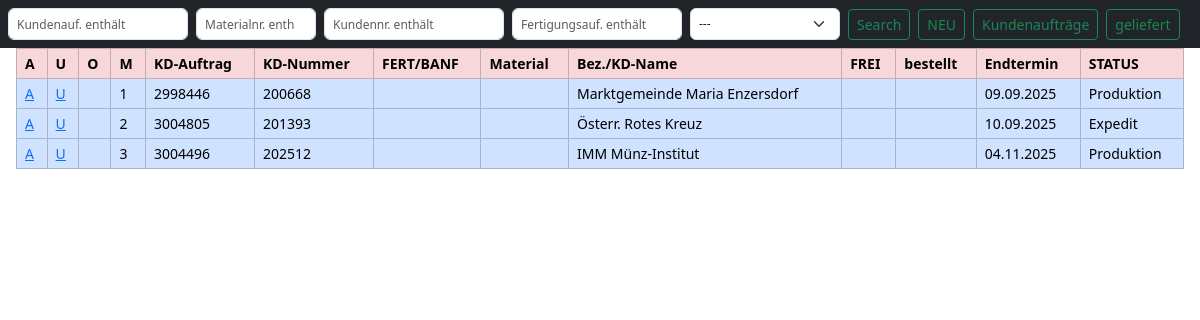
The page /app_auelb/kd_auftragsliste/ on the database as committed earlier.
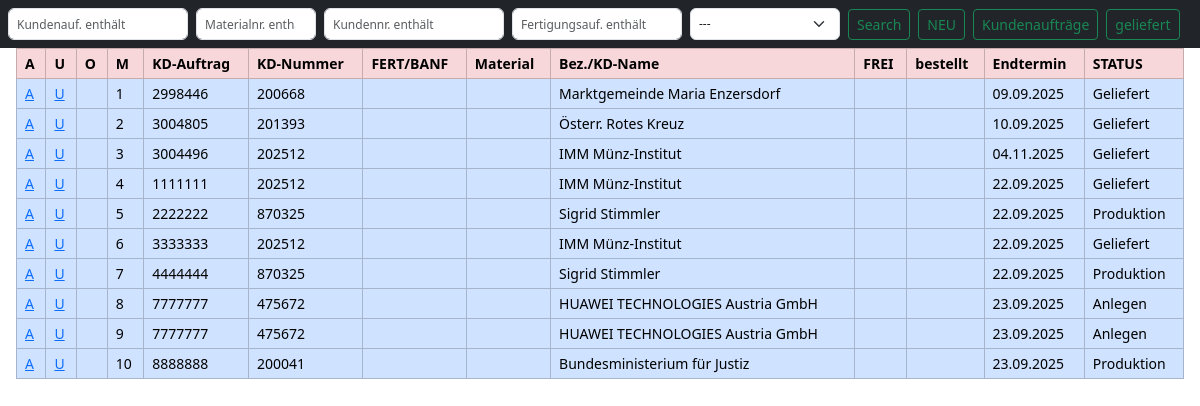
The same page on the database as committed later.
### app_auelb/models.py (models this page shows, shortened)
class Kundenauftrag(models.Model):
    kundenauftrag = models.IntegerField(verbose_name="Kundenauftrag",default='---')
    kundenname = models.ForeignKey(Kunde, on_delete=models.CASCADE,related_name="kdname")
    v_endtermin=models.DateField(default=date.today)
    statuskundenauftrag = models.ForeignKey(StatusKundenauftrag, on_delete=models.CASCADE,related_name="rel_statkd", null=True, blank=True,default="---")
    class Meta:
        db_table='tbl_kundenauftrage'  # db_table: Tabelle in Datenbank wird mit tbl_marke benannt - wegen Kleinschreibung in xampp
        verbose_name = "Kundenauftrag"
        verbose_name_plural = "Kundenaufträge"

class Kunde(models.Model):
    kundennummer = models.IntegerField(verbose_name="Kundennummer")
    kundenname=models.CharField(max_length=50, verbose_name="Kundenname")
    class Meta:
        db_table='tbl_kunde'
        verbose_name = "Kunde"
        verbose_name_plural = "Kunden"

class StatusKundenauftrag(models.Model):
    kd_auswahl = models.CharField(max_length=20,default="---")
    def __str__(self):
        return self.kd_auswahl
    class Meta:
        db_table='tbl_statuskundenauftrage'
        verbose_name = "Status Kundenauftrag"
        verbose_name_plural = "Status Kundenaufträge"

### app_auelb/views.py (the view)
# urls.py: path('kd_auftragsliste/', views.kd_auftragsliste_view, name='kd_auftragsliste'),
def kd_auftragsliste_view(request):
    if 'searchsuche' in request.GET:
        searchsuche = request.GET['searchsuche']
        if 'my_select' in request.GET:
            my_select = request.GET['my_select']
            theirdata = Kundenauftrag.objects.filter(statuskundenauftrag = my_select).filter(kundenauftrag__icontains = searchsuche)
            if my_select == "1":  #5 ist die id vom Status Modell
                theirdata = Kundenauftrag.objects.filter(kundenauftrag__icontains = searchsuche)
    else:
        theirdata = Kundenauftrag.objects.all()
    mydata = Komponente.objects.all()
    yourdata = Produkt.objects.all()
    data=StatusKundenauftrag.objects.all()
    template = loader.get_template('app_auelb/auftrag_kd_auftragsliste.html')
    context = {
        'meine_daten': mydata,
        'deine_daten': yourdata,
        'ihre_daten': theirdata,
        'data' : data,
    }
    result = template.render(context, request)
    return HttpResponse(result)

### app_auelb/templates/app_auelb/auftrag_kd_auftragsliste.html (shortened to what this page needs)
{% extends "base.html" %}
{% load static %}
{% load crispy_forms_tags %}
{% load django_bootstrap5 %}
{% block header %}
<nav class="navbar navbar-expand-sm bg-dark navbar-dark fixed-top w-100">
    <div class="container-fluid px-2 d-flex align-items-center">
        <form method="get" class="d-flex w-100 align-items-center">
            <input name="searchsuche" class="form-control me-2" type="search" placeholder="Kundenauf. enthält" style="width: 180px;">
            <input name="materialsuche" class="form-control me-2" type="search" placeholder="Materialnr. enthält" style="width: 120px;">
            <input name="kundennummer" class="form-control me-2" type="search" placeholder="Kundennr. enthält" style="width: 180px;">
            <input name="fertigungsauftrag" class="form-control me-2" type="search" placeholder="Fertigungsauf. enthält" style="width: 170px;">
            <select class="form-select me-2" name="my_select" style="width: 150px;">
                {% for item in data %}
                    <option value="{{ item.id }}">{{ item.kd_auswahl }}</option>
                {% endfor %}
            </select>
            <button type="submit" class="btn btn-outline-success btn-sm me-2">Search</button>
            <a href="{% url 'create_kundenauftrag' %}" class="btn btn-outline-success btn-sm me-2">NEU</a>
            <a href="{% url 'kd_auftragsliste' %}" class="btn btn-outline-success btn-sm me-2">Kundenaufträge</a>
            <a href="{% url 'auftragsliste_geliefert' %}" class="btn btn-outline-success btn-sm me-2">geliefert</a>
        </form>
    </div>
</nav>
{% endblock %}
{% block content %}
<div class="table-responsive px-2">
    <table class="table table-bordered table-sm align-middle text-nowrap fs-7 m-0 w-100 m-0">
        <thead class="thead-dark sticky-top">
            <tr class="table-danger">
                <th>A</th>
                <th>U</th>
                <th>O</th>
                <th>M</th>
                <th>KD-Auftrag</th>
                <th>KD-Nummer</th>
                <th>FERT/BANF</th>
                <th>Material</th>
                <th>Bez./KD-Name</th>
                <th>FREI</th>
                <th>bestellt</th>
                <th>Endtermin</th>
                <th>STATUS</th>
            </tr>
        </thead>
                <tbody >
                    {% for z in ihre_daten.all %}
                    <tr class="table-primary py-1">
                        <td><a href="{% url 'kundenauftrag_bearbeiten' z.pk %}">A</a></td>
                        <td><a href="{% url 'kundenauftrag_update' z.pk %}">U</a></td>
                        <td></td>
                        <td>{{ z.id }}</td>
                        <td>{{ z.kundenauftrag }}</td>
                        <td>{{ z.kundenname.kundennummer }}</td>
                        <td></td>
                        <td></td>
                        <td>{% if z.kundenname %}{{ z.kundenname.kundenname }}{% endif %}</td>
                        <td></td>
                        <td></td>
                        <td>{{ z.v_endtermin|date:"d.m.Y" }}</td>
                        <td>{{ z.statuskundenauftrag }}</td>
                    </tr>
                    {% endfor %}
                </tbody>
            </table>
        </div>
{% endblock %}

### app_auelb/templates/base.html (shortened to what this page needs)
<!DOCTYPE html>
<html>
<head>
    {% load static %}
    {% load django_bootstrap5 %}
    {% load crispy_forms_tags %}
    {% bootstrap_css %}
    <link rel="stylesheet" type="text/css" href="{% static 'styles.css' %}">
    <link href="{% static 'django_select2/django_select2.css' %}" rel="stylesheet">
</head>
<body>
    <header>
        {% block header %}{% endblock %}
    </header>
    <main class="mt-0 px-2">
        {% block content %}{% endblock %}
    </main>
</body>
</html>

### app_auelb/static/styles.css (style rules this page uses)
body { margin: 0; padding-top: 48px; }
header, main { margin: 0; padding: 0; }
input { border: none; }
.table-sm td, .table-sm th { padding: 0.25rem 0.5rem; font-size: 0.875rem; }
.fs-7 { font-size: 0.75rem; }
.table-responsive { width: 100%; overflow-x: auto; }
.navbar .form-control, .navbar .form-select { height: 32px; font-size: 0.75rem; padding: 0.25rem 0.5rem; }
select.form-select { font-size: 0,75rem; color: #212529; }

Rows that differ between the two databases and show on the page:
changed Kundenauftrag "Marktgemeinde Maria Enzersdorf": statuskundenauftrag "Produktion" → "Geliefert"
changed Kundenauftrag "Österr. Rotes Kreuz": statuskundenauftrag "Expedit" → "Geliefert"
changed Kundenauftrag id 3: statuskundenauftrag "Produktion" → "Geliefert"
added Kundenauftrag: id "4", kundenauftrag "1111111", kundenname.kundennummer "202512", kundenname.kundenname "IMM Münz-Institut", v_endtermin "22.09.2025", statuskundenauftrag "Geliefert"
added Kundenauftrag: id "5", kundenauftrag "2222222", kundenname.kundennummer "870325", kundenname.kundenname "Sigrid Stimmler", v_endtermin "22.09.2025", statuskundenauftrag "Produktion"
added Kundenauftrag: id "6", kundenauftrag "3333333", kundenname.kundennummer "202512", kundenname.kundenname "IMM Münz-Institut", v_endtermin "22.09.2025", statuskundenauftrag "Geliefert"
added Kundenauftrag: id "7", kundenauftrag "4444444", kundenname.kundennummer "870325", kundenname.kundenname "Sigrid Stimmler", v_endtermin "22.09.2025", statuskundenauftrag "Produktion"
added Kundenauftrag: id "8", kundenauftrag "7777777", kundenname.kundennummer "475672", kundenname.kundenname "HUAWEI TECHNOLOGIES Austria GmbH", v_endtermin "23.09.2025", statuskundenauftrag "Anlegen"
added Kundenauftrag: id "9", kundenauftrag "7777777", kundenname.kundennummer "475672", kundenname.kundenname "HUAWEI TECHNOLOGIES Austria GmbH", v_endtermin "23.09.2025", statuskundenauftrag "Anlegen"
added Kundenauftrag: id "10", kundenauftrag "8888888", kundenname.kundennummer "200041", kundenname.kundenname "Bundesministerium für Justiz", v_endtermin "23.09.2025", statuskundenauftrag "Produktion"
